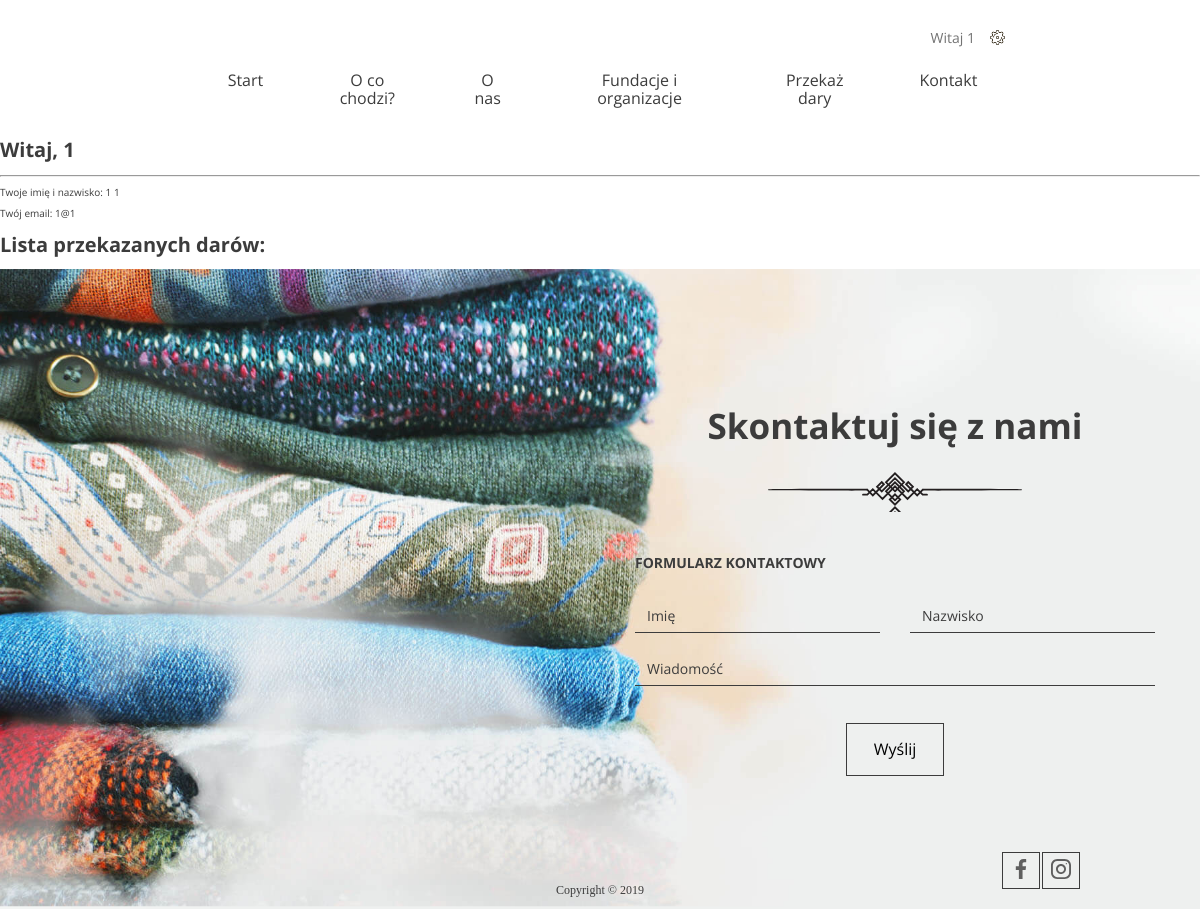
The app's page /account/ (signed in), older data.
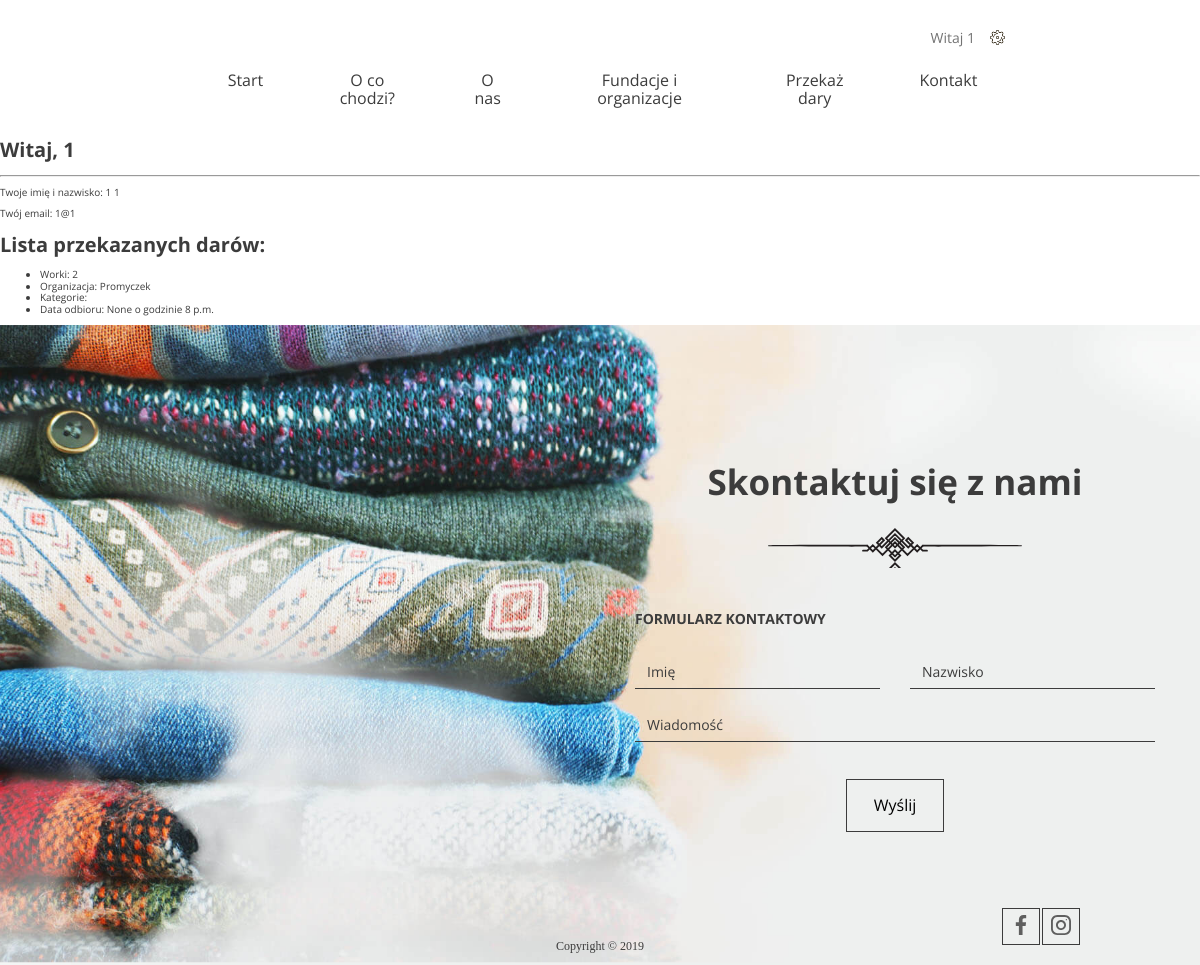
The same page, newer data.
### GoodHands/models.py (models this page shows, shortened)
class Donation(models.Model):
    quantity = models.PositiveIntegerField()
    categories = models.ManyToManyField(Category)
    institution = models.ForeignKey(Institution, on_delete=models.CASCADE)
    address = models.CharField(max_length=100)
    phone_number = models.CharField(max_length=9)
    city = models.CharField(max_length=60)
    zip_code = models.CharField(max_length=6)
    pick_up_date = models.DateField()
    pick_up_time = models.TimeField()
    pick_up_comment = models.TextField(max_length=300)
    user = models.ForeignKey(User, on_delete=models.SET_NULL, null=True)

class Institution(models.Model):
    name = models.CharField(max_length=100)
    description = models.TextField(max_length=300)
    FUNDACJA = 'Fundacja'
    ORGANIZACJA_POZARZADOWA = 'Organizacja pozarządowa'
    ZBIORKA_LOKALNA = 'Zbiórka lokalna'
    CHOICES = (
        (FUNDACJA, 'Fundacja'),
        (ORGANIZACJA_POZARZADOWA, 'Organizacja pozarządowa'),
        (ZBIORKA_LOKALNA, 'Zbiórka lokalna'),
    )
    type = models.CharField(max_length=50, choices=CHOICES, default=FUNDACJA)
    categories = models.ManyToManyField('Category')
    class Meta:
        verbose_name_plural = "instytucje"

### GoodHands/views.py (the view)
# urls.py: path('account/', views.Account.as_view(), name='user'),
class Account(View):
    @method_decorator(login_required)
    def get(self, request):
        user_id = request.user.id
        donations = Donation.objects.filter(user_id=user_id)
        return render(request, 'user.html', {'donations': donations})

### templates/user.html (shortened to what this page needs)
{% extends "base.html" %}
{% load static %}
{% block content %}
    <div class="jumbotron text-center">
        <h1 class="display-4">Witaj, {{ user.first_name }}</h1>
        <hr class="my-4">
        <p class="lead">Twoje imię i nazwisko: {{ user.first_name }} {{ user.last_name }}</p>
        <p class="lead">Twój email: {{ user.email }}</p>
    </div>
    <h1>Lista przekazanych darów: </h1>
    <ul>
    {% for donation in donations %}
        <li>Worki: {{ donation.quantity }}</li>
        <li>Organizacja: {{ donation.institution.name }}</li>
        <li>Kategorie:
        </li>
        <li>Data odbioru: {{ donation.pick_up_date }} o godzinie {{ donation.pick_up_time }}</li>
    {% endfor %}
    </ul>
{% endblock %}

### templates/base.html (shortened to what this page needs)
<!DOCTYPE html>
{% load static %}
<html lang="pl">
  <head>
    <link rel="stylesheet" href="{% static 'css/style.css' %}"/>
  </head>
  <body>
  {% if user.is_authenticated %}
      <header>
      <nav class="container container--70">
        <ul class="nav--actions">
          <li class="logged-user">
            Witaj {{ user.first_name }}
          </li>
        </ul>
        <ul>
          <li><a href="{% url 'main' %}" class="btn btn--without-border">Start</a></li>
          <li><a href="{% url 'main' %}#steps" class="btn btn--without-border">O co chodzi?</a></li>
          <li><a href="{% url 'main' %}#about-us" class="btn btn--without-border">O nas</a></li>
          <li><a href="{% url 'main' %}#help" class="btn btn--without-border">Fundacje i organizacje</a></li>
          <li><a href="{% url 'donation' %}" class="btn btn--without-border">Przekaż dary</a></li>
          <li><a href="#contact" class="btn btn--without-border">Kontakt</a></li>
        </ul>
      </nav>
    </header>
  {% endif %}
    {% block content %}
    {% endblock %}
<footer>
      <div id="contact" class="contact">
        <h2>Skontaktuj się z nami</h2>
        <h3>Formularz kontaktowy</h3>
        <form class="form--contact">
          <div class="form-group form-group--50"><input type="text" name="name" placeholder="Imię" /></div>
          <div class="form-group form-group--50"><input type="text" name="surname" placeholder="Nazwisko" /></div>
          <div class="form-group"><textarea name="message" placeholder="Wiadomość" rows="1"></textarea></div>
          <button class="btn" type="submit">Wyślij</button>
        </form>
      </div>
      <div class="bottom-line">
        <span class="bottom-line--copy">Copyright &copy; 2019</span>
        <div class="bottom-line--icons">
          <a href="#" class="btn btn--small"><img src="{% static 'images/icon-facebook.svg' %}"/></a>
          <a href="#" class="btn btn--small"><img src="{% static 'images/icon-instagram.svg' %}"></a>
        </div>
      </div>
    </footer>
  </body>
</html>

Row changes from the older to the newer data that the page shows:
added Donation: quantity "2", institution.name "Promyczek", pick_up_date "None", pick_up_time "8 p.m."
